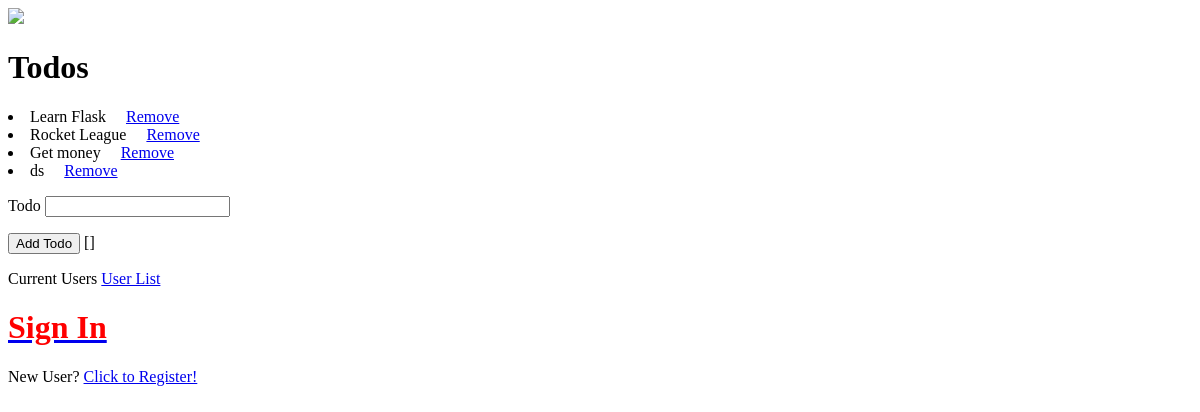
Before: / with the older database file.
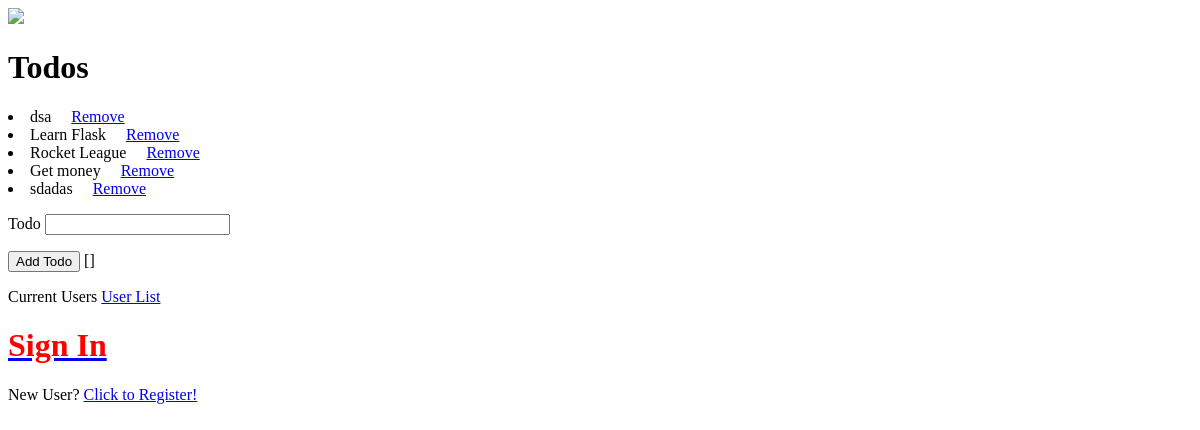
After: the same page with the newer database file.
### app.py (models this page shows)
class Todo(db.Model):
    id = db.Column(db.Integer, primary_key = True)
    todo_text = db.Column(db.String(100), index = True)

### app.py (the view, shortened to what this page needs)
@FLASK_APP.route('/', methods= ['GET','POST'])
def index():
    return render_template('index.html', todos=Todo.query.all(), template_form = TodoForm(), form=LoginForm())

### app.py
class TodoForm(FlaskForm):
    todo= StringField('Todo', validators=[DataRequired()])
    submit = SubmitField('Add Todo')

class LoginForm(FlaskForm):
  email = StringField('Email', validators=[DataRequired()])
  password = PasswordField('Password', validators=[DataRequired()])
  remember = BooleanField('Remember Me')
  submit = SubmitField('Login')

### templates/index.html (shortened to what this page needs)
<!DOCTYPE html>
<html lang='eng'>
    <head>
    </head>
    <body>
        <img src = 'https://pbs.twimg.com/profile_images/1243806677608083456/dgTUsgBf.jpg'>
        <h1>Todos</h1>
        <form method= ['POST', 'GET']>
        {% for todo in todos %}
            <li>{{ todo.todo_text }} &emsp;<a href = "{{url_for('remove_item', id = todo.id)}}">Remove</a>
            </li>
        {% endfor %}
        </form>
        <form method='POST'>
            <P>
                {{ template_form.todo.label }}
                {{ template_form.todo() }}
            </P>
            <p>
                {{ template_form.submit() }}
                {{get_flashed_messages()}}
            </p>
        </form>
        <p>Current Users <a href="{{ url_for('UserList') }}">User List</a></p>
    {% if not current_user.is_authenticated %}
    <form method="POST" name="login">
        <a href="{{ url_for('login') }}"><h1 style="color:red">Sign In</h1></a>
        <p>New User? <a href="{{ url_for('register') }}">Click to Register!</a></p>
    {% endif %}
    </form>
    </body>
</html>

Changed rows visible on the page:
removed Todo: todo_text "ds"
added Todo: todo_text "dsa"
added Todo: todo_text "sdadas"
